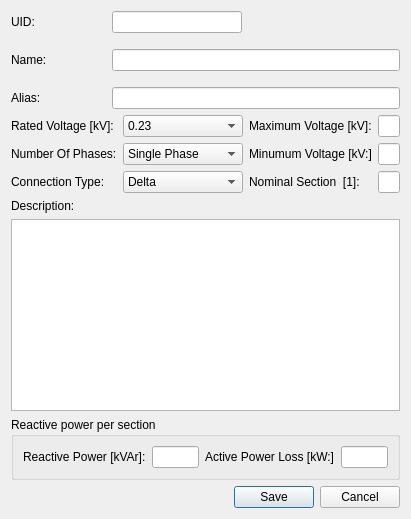
<?xml version="1.0" encoding="UTF-8"?>
<ui version="4.0">
 <class>Capacitor</class>
 <widget class="QDialog" name="Capacitor">
  <property name="geometry">
   <rect>
    <x>0</x>
    <y>0</y>
    <width>400</width>
    <height>519</height>
   </rect>
  </property>
  <property name="windowTitle">
   <string>Dialog</string>
  </property>
  <layout class="QVBoxLayout" name="verticalLayout">
   <item>
    <layout class="QGridLayout" name="gridLayout">
     <property name="sizeConstraint">
      <enum>QLayout::SetDefaultConstraint</enum>
     </property>
     <property name="horizontalSpacing">
      <number>65</number>
     </property>
     <property name="verticalSpacing">
      <number>16</number>
     </property>
     <item row="1" column="0" colspan="2">
      <widget class="QLabel" name="capacitor_Name_label">
       <property name="text">
        <string>Name:</string>
       </property>
      </widget>
     </item>
     <item row="2" column="0" colspan="2">
      <widget class="QLabel" name="capacitor_Alias_label">
       <property name="text">
        <string>Alias:</string>
       </property>
      </widget>
     </item>
     <item row="0" column="0" colspan="2">
      <widget class="QLabel" name="capacitor_Id_label">
       <property name="text">
        <string>UID:</string>
       </property>
      </widget>
     </item>
     <item row="0" column="2">
      <widget class="QLineEdit" name="capacitorID_lineEdit">
       <property name="sizePolicy">
        <sizepolicy hsizetype="Fixed" vsizetype="Fixed">
         <horstretch>0</horstretch>
         <verstretch>0</verstretch>
        </sizepolicy>
       </property>
       <property name="maximumSize">
        <size>
         <width>130</width>
         <height>16777215</height>
        </size>
       </property>
       <property name="layoutDirection">
        <enum>Qt::LeftToRight</enum>
       </property>
       <property name="inputMethodHints">
        <set>Qt::ImhNone</set>
       </property>
       <property name="inputMask">
        <string/>
       </property>
       <property name="frame">
        <bool>true</bool>
       </property>
       <property name="echoMode">
        <enum>QLineEdit::Normal</enum>
       </property>
       <property name="dragEnabled">
        <bool>false</bool>
       </property>
       <property name="readOnly">
        <bool>false</bool>
       </property>
       <property name="clearButtonEnabled">
        <bool>false</bool>
       </property>
      </widget>
     </item>
     <item row="1" column="2">
      <widget class="QLineEdit" name="capacitorName_lineEdit">
       <property name="layoutDirection">
        <enum>Qt::RightToLeft</enum>
       </property>
      </widget>
     </item>
     <item row="2" column="2">
      <widget class="QLineEdit" name="capacitorAlias_lineEdit">
       <property name="layoutDirection">
        <enum>Qt::RightToLeft</enum>
       </property>
      </widget>
     </item>
    </layout>
   </item>
   <item>
    <layout class="QGridLayout" name="gridLayout_2">
     <item row="0" column="0">
      <widget class="QLabel" name="label_18">
       <property name="text">
        <string>Rated Voltage [kV]:</string>
       </property>
      </widget>
     </item>
     <item row="0" column="1">
      <widget class="QComboBox" name="capacitorRatedVoltage_comboBox">
       <property name="editable">
        <bool>false</bool>
       </property>
       <property name="currentText">
        <string>0.23</string>
       </property>
       <item>
        <property name="text">
         <string>0.23</string>
        </property>
       </item>
       <item>
        <property name="text">
         <string>0.40</string>
        </property>
       </item>
       <item>
        <property name="text">
         <string>0.42</string>
        </property>
       </item>
       <item>
        <property name="text">
         <string>0.52</string>
        </property>
       </item>
       <item>
        <property name="text">
         <string>3.00</string>
        </property>
       </item>
       <item>
        <property name="text">
         <string>6.00</string>
        </property>
       </item>
       <item>
        <property name="text">
         <string>6.30</string>
        </property>
       </item>
       <item>
        <property name="text">
         <string>10.00</string>
        </property>
       </item>
       <item>
        <property name="text">
         <string>10.38</string>
        </property>
       </item>
       <item>
        <property name="text">
         <string>10.50</string>
        </property>
       </item>
       <item>
        <property name="text">
         <string>11.00</string>
        </property>
       </item>
       <item>
        <property name="text">
         <string>13.00</string>
        </property>
       </item>
       <item>
        <property name="text">
         <string>20.00</string>
        </property>
       </item>
       <item>
        <property name="text">
         <string>20.50</string>
        </property>
       </item>
       <item>
        <property name="text">
         <string>33.00</string>
        </property>
       </item>
       <item>
        <property name="text">
         <string>35.00</string>
        </property>
       </item>
       <item>
        <property name="text">
         <string>36.75</string>
        </property>
       </item>
       <item>
        <property name="text">
         <string>66.00</string>
        </property>
       </item>
       <item>
        <property name="text">
         <string>110.00</string>
        </property>
       </item>
       <item>
        <property name="text">
         <string>132.00</string>
        </property>
       </item>
       <item>
        <property name="text">
         <string>220.00</string>
        </property>
       </item>
       <item>
        <property name="text">
         <string>400.00</string>
        </property>
       </item>
      </widget>
     </item>
     <item row="0" column="2">
      <widget class="QLabel" name="label_4">
       <property name="text">
        <string>Maximum Voltage [kV]:</string>
       </property>
      </widget>
     </item>
     <item row="0" column="3">
      <widget class="QLineEdit" name="capacitorMaxVoltage_lineEdit"/>
     </item>
     <item row="1" column="0">
      <widget class="QLabel" name="label_19">
       <property name="text">
        <string>Number Of Phases:</string>
       </property>
      </widget>
     </item>
     <item row="1" column="1">
      <widget class="QComboBox" name="capacitorNumberOfPhasescomboBox">
       <property name="duplicatesEnabled">
        <bool>false</bool>
       </property>
       <property name="frame">
        <bool>true</bool>
       </property>
       <item>
        <property name="text">
         <string>Single Phase</string>
        </property>
       </item>
       <item>
        <property name="text">
         <string>Two Phases</string>
        </property>
       </item>
       <item>
        <property name="text">
         <string>Three Phases</string>
        </property>
       </item>
      </widget>
     </item>
     <item row="1" column="2">
      <widget class="QLabel" name="label_5">
       <property name="text">
        <string>Minumum Voltage [kV:]</string>
       </property>
      </widget>
     </item>
     <item row="1" column="3">
      <widget class="QLineEdit" name="capacitorMinVoltage_lineEdit"/>
     </item>
     <item row="2" column="0">
      <widget class="QLabel" name="label_6">
       <property name="text">
        <string>Connection Type:</string>
       </property>
      </widget>
     </item>
     <item row="2" column="1">
      <widget class="QComboBox" name="capacitorConnectionType_comboBox">
       <item>
        <property name="text">
         <string>Delta</string>
        </property>
       </item>
       <item>
        <property name="text">
         <string>Wye</string>
        </property>
       </item>
       <item>
        <property name="text">
         <string>Autotransformer</string>
        </property>
       </item>
       <item>
        <property name="text">
         <string>Wye with ground</string>
        </property>
       </item>
       <item>
        <property name="text">
         <string>Zigzag</string>
        </property>
       </item>
      </widget>
     </item>
     <item row="2" column="2">
      <widget class="QLabel" name="label_7">
       <property name="text">
        <string>Nominal Section  [1]:</string>
       </property>
      </widget>
     </item>
     <item row="2" column="3">
      <widget class="QLineEdit" name="capacitorNominalSection_lineEdit"/>
     </item>
     <item row="3" column="0">
      <widget class="QLabel" name="label_8">
       <property name="text">
        <string>Description:</string>
       </property>
      </widget>
     </item>
     <item row="4" column="0" colspan="4">
      <widget class="QPlainTextEdit" name="capacitorDescription_plainTextEdit"/>
     </item>
    </layout>
   </item>
   <item>
    <widget class="QGroupBox" name="groupBox">
     <property name="title">
      <string>Reactive power per section</string>
     </property>
     <property name="flat">
      <bool>false</bool>
     </property>
     <property name="checkable">
      <bool>false</bool>
     </property>
     <layout class="QGridLayout" name="gridLayout_6">
      <item row="0" column="0" colspan="2">
       <layout class="QHBoxLayout" name="horizontalLayout">
        <item>
         <widget class="QLabel" name="label_9">
          <property name="text">
           <string>Reactive Power [kVAr]:</string>
          </property>
         </widget>
        </item>
        <item>
         <widget class="QLineEdit" name="capacitorReactivePower_lineEdit"/>
        </item>
        <item>
         <widget class="QLabel" name="label_10">
          <property name="text">
           <string>Active Power Loss [kW:]</string>
          </property>
         </widget>
        </item>
        <item>
         <widget class="QLineEdit" name="capacitorActivePowerLoss_lineEdit"/>
        </item>
       </layout>
      </item>
     </layout>
    </widget>
   </item>
   <item>
    <widget class="QDialogButtonBox" name="capacitor_buttonBox">
     <property name="orientation">
      <enum>Qt::Horizontal</enum>
     </property>
     <property name="standardButtons">
      <set>QDialogButtonBox::Cancel|QDialogButtonBox::Save</set>
     </property>
     <property name="centerButtons">
      <bool>false</bool>
     </property>
    </widget>
   </item>
  </layout>
 </widget>
 <resources/>
 <connections/>
</ui>
